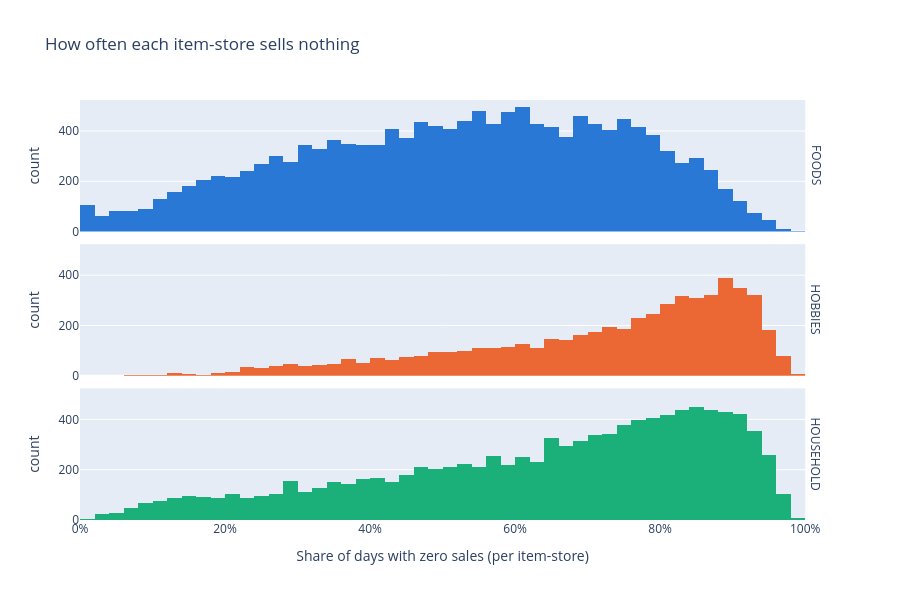

Source (notebook cell):
### Code cell
fig = px.histogram(
    zero_share.rename("zero_share").reset_index(), x="zero_share", color="cat_id",
    facet_row="cat_id", color_discrete_map=CAT_COLORS, nbins=50,
    labels={"zero_share": "Share of days with zero sales (per item-store)", "cat_id": "Category"},
    title="How often each item-store sells nothing",
    height=600,
)
fig.update_xaxes(tickformat=".0%")
fig.update_layout(showlegend=False)
fig.for_each_annotation(lambda a: a.update(text=a.text.split("=")[-1]))
fig.show()

### Figure 1 — Plotly figure (JSON) as saved in the notebook; plotly's stock layout.template omitted (floating-point values rounded to 4 significant figures; data arrays with more than 128 entries replaced by an {"elided": "..."} marker saying what was removed)
{"data": [{"bingroup": "x", "hovertemplate": "Category=FOODS<br>Share of days with zero sales (per item-store)=%{x}<br>count=%{y}<extra></extra>", "legendgroup": "FOODS", "marker": {"color": "#2a78d6", "pattern": {"shape": ""}}, "name": "FOODS", "nbinsx": 50, "orientation": "v", "showlegend": true, "type": "histogram", "x": {"elided": "14370 float values"}, "xaxis": "x3", "yaxis": "y3"}, {"bingroup": "x", "hovertemplate": "Category=HOBBIES<br>Share of days with zero sales (per item-store)=%{x}<br>count=%{y}<extra></extra>", "legendgroup": "HOBBIES", "marker": {"color": "#eb6834", "pattern": {"shape": ""}}, "name": "HOBBIES", "nbinsx": 50, "orientation": "v", "showlegend": true, "type": "histogram", "x": {"elided": "5650 float values"}, "xaxis": "x2", "yaxis": "y2"}, {"bingroup": "x", "hovertemplate": "Category=HOUSEHOLD<br>Share of days with zero sales (per item-store)=%{x}<br>count=%{y}<extra></extra>", "legendgroup": "HOUSEHOLD", "marker": {"color": "#1baf7a", "pattern": {"shape": ""}}, "name": "HOUSEHOLD", "nbinsx": 50, "orientation": "v", "showlegend": true, "type": "histogram", "x": {"elided": "10470 float values"}, "xaxis": "x", "yaxis": "y"}], "layout": {"annotations": [{"font": {}, "showarrow": false, "text": "HOUSEHOLD", "textangle": 90, "x": 0.98, "xanchor": "left", "xref": "paper", "y": 0.1567, "yanchor": "middle", "yref": "paper"}, {"font": {}, "showarrow": false, "text": "HOBBIES", "textangle": 90, "x": 0.98, "xanchor": "left", "xref": "paper", "y": 0.5, "yanchor": "middle", "yref": "paper"}, {"font": {}, "showarrow": false, "text": "FOODS", "textangle": 90, "x": 0.98, "xanchor": "left", "xref": "paper", "y": 0.8433, "yanchor": "middle", "yref": "paper"}], "barmode": "relative", "height": 600, "legend": {"title": {"text": "Category"}, "tracegroupgap": 0}, "showlegend": false, "title": {"text": "How often each item-store sells nothing"}, "xaxis": {"anchor": "y", "domain": [0, 0.98], "tickformat": ".0%", "title": {"text": "Share of days with zero sales (per item-store)"}}, "xaxis2": {"anchor": "y2", "domain": [0, 0.98], "matches": "x", "showticklabels": false, "tickformat": ".0%"}, "xaxis3": {"anchor": "y3", "domain": [0, 0.98], "matches": "x", "showticklabels": false, "tickformat": ".0%"}, "yaxis": {"anchor": "x", "domain": [0, 0.3133], "title": {"text": "count"}}, "yaxis2": {"anchor": "x2", "domain": [0.3433, 0.6567], "matches": "y", "title": {"text": "count"}}, "yaxis3": {"anchor": "x3", "domain": [0.6867, 1.0], "matches": "y", "title": {"text": "count"}}}}
